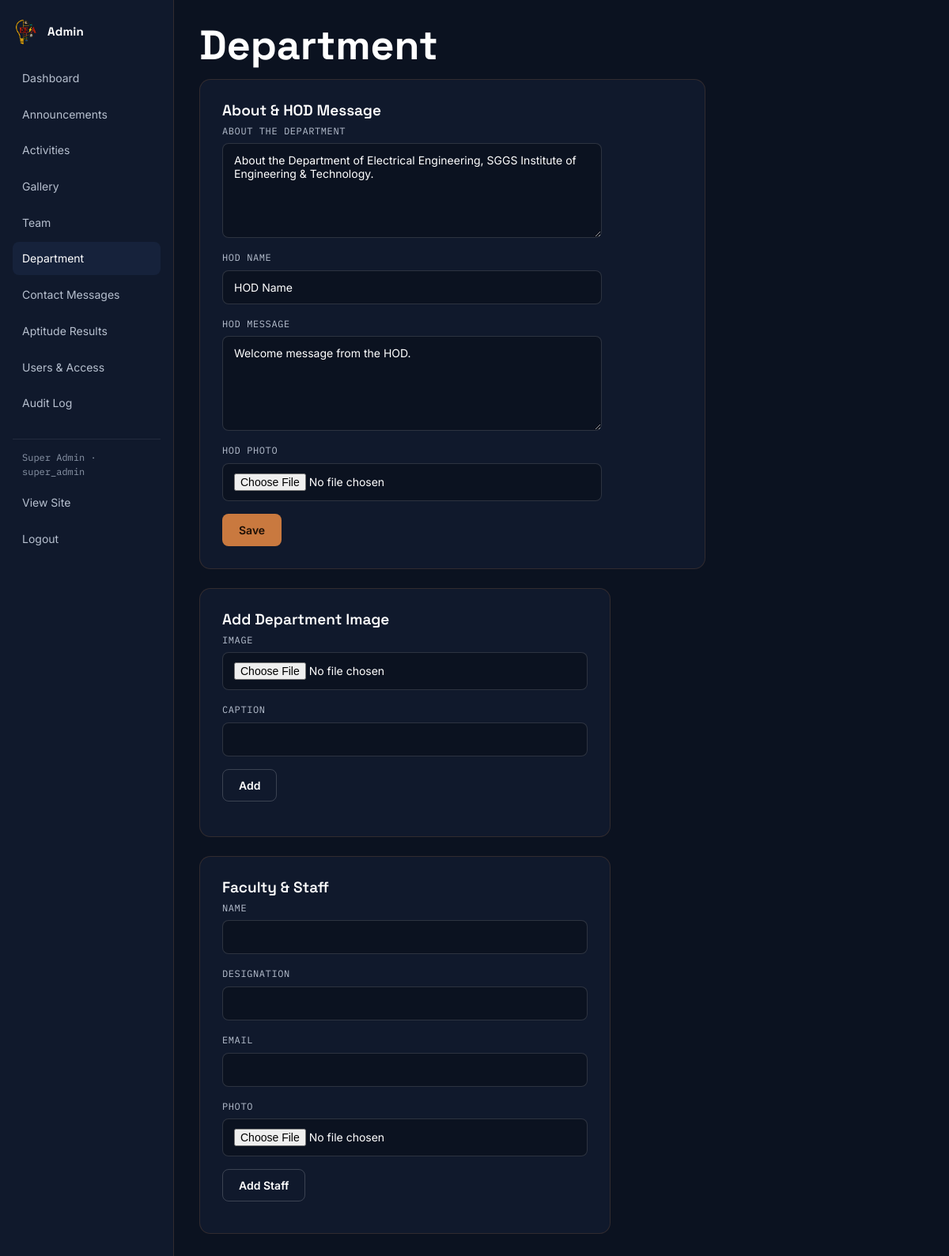
Screenshot of /admin/department.php (signed in) with the database file from the repository.
### tables this page shows
CREATE TABLE department_info (
  id INT PRIMARY KEY DEFAULT 1,
  about MEDIUMTEXT,
  hod_name VARCHAR(120),
  hod_message MEDIUMTEXT,
  hod_photo VARCHAR(255)
);

### includes/functions.php (called while the page is built, shortened)
<?php
function h($s) {
    return htmlspecialchars((string)($s ?? ''), ENT_QUOTES, 'UTF-8');
}

### admin/department.php (the view, shortened to what this page needs)
<?php
require_once __DIR__ . '/../config.php';
$dept = $pdo->query('SELECT * FROM department_info WHERE id=1')->fetch();
require __DIR__ . '/layout_header.php';
?>
<h1>Department</h1>
<div class="card form-card" style="max-width:640px">
  <h3>About &amp; HOD Message</h3>
  <form method="POST" enctype="multipart/form-data" class="stack">
    <div class="field"><label>About the Department</label><textarea name="about"><?= h($dept['about']) ?></textarea></div>
    <div class="field"><label>HOD Name</label><input name="hod_name" value="<?= h($dept['hod_name']) ?>"></div>
    <div class="field"><label>HOD Message</label><textarea name="hod_message"><?= h($dept['hod_message']) ?></textarea></div>
    <div class="field"><label>HOD Photo</label><input type="file" name="hod_photo" accept="image/*"></div>
    <button class="btn btn-primary" type="submit" name="save_info">Save</button>
  </form>
</div>
<div class="card form-card" style="max-width:520px;margin-top:24px">
  <h3>Add Department Image</h3>
  <form method="POST" enctype="multipart/form-data" class="stack">
    <div class="field"><label>Image</label><input type="file" name="image" accept="image/*" required></div>
    <div class="field"><label>Caption</label><input name="caption"></div>
    <button class="btn btn-outline" type="submit" name="add_image">Add</button>
  </form>
</div>
<div class="card form-card" style="max-width:520px;margin-top:24px">
  <h3>Faculty &amp; Staff</h3>
  <form method="POST" enctype="multipart/form-data" class="stack">
    <div class="field"><label>Name</label><input name="name" required></div>
    <div class="field"><label>Designation</label><input name="designation" required></div>
    <div class="field"><label>Email</label><input name="email"></div>
    <div class="field"><label>Photo</label><input type="file" name="photo" accept="image/*"></div>
    <button class="btn btn-outline" type="submit" name="add_staff">Add Staff</button>
  </form>
</div>
<?php require __DIR__ . '/layout_footer.php'; ?>

### assets/css/style.css (style rules this page uses)
:root { --navy: #0b1220; --navy-2: #10192c; --navy-3: #16223b; --paper: #f6f3ec; --ink: #0b1220; --slate: #8b96a8; --slate-lt: #b7c0cf; --copper: #c9793f; --copper-lt: #e3a06b; --line: rgba(201,121,63,0.18); --ok: #4caf82; --warn: #d9a441; --danger: #d9605a; --font-display: 'Space Grotesk', system-ui, sans-serif; --font-body: 'Inter', system-ui, sans-serif; --font-mono: 'IBM Plex Mono', monospace; --radius: 10px; --maxw: 1140px; }
* { box-sizing:border-box; }
html { scroll-behavior:smooth; }
body { margin:0; background:var(--navy); color:var(--paper); font-family:var(--font-body); line-height:1.55; -webkit-font-smoothing:antialiased; }
h1,h2,h3,h4 { font-family:var(--font-display); margin:0 0 12px; color:#fff; line-height:1.15; }
h1 { font-size:clamp(32px,5vw,52px); font-weight:700; }
h3 { font-size:19px; font-weight:600; }
.btn { display:inline-flex; align-items:center; gap:8px; font-family:var(--font-body); font-weight:600; font-size:14px; padding:11px 20px; border-radius:8px; border:1px solid transparent; cursor:pointer; transition:transform .15s ease, background .15s ease; }
.btn-primary { background:var(--copper); color:#1a0e05; }
.btn-outline { background:transparent; border-color:rgba(255,255,255,0.18); color:#fff; }
.card { background:var(--navy-2); border:1px solid rgba(255,255,255,0.06); border-radius:var(--radius); padding:20px; transition:border-color .2s ease, transform .2s ease; }
.card h3 { margin-bottom:6px; }
.field { margin-bottom:16px; display:flex; flex-direction:column; gap:6px; }
.field label { font-family:var(--font-mono); font-size:12px; color:var(--slate-lt); text-transform:uppercase; letter-spacing:0.05em; }
input, select, textarea { background:var(--navy); border:1px solid rgba(255,255,255,0.14); border-radius:8px; padding:12px 14px; color:#fff; font-family:var(--font-body); font-size:14px; width:100%; }
textarea { min-height:120px; resize:vertical; }
form.stack { max-width:480px; }
.form-card { background:var(--navy-2); border:1px solid var(--line); border-radius:14px; padding:28px; }

### rows the page displays
department_info: about "About the Department of Electrical Engineering, SGGS Institute of Engineering & Technology.", hod_name "HOD Name", hod_message "Welcome message from the HOD."

### other values shown
$u['full_name'] "Super Admin"
$u['role'] "super_admin"
